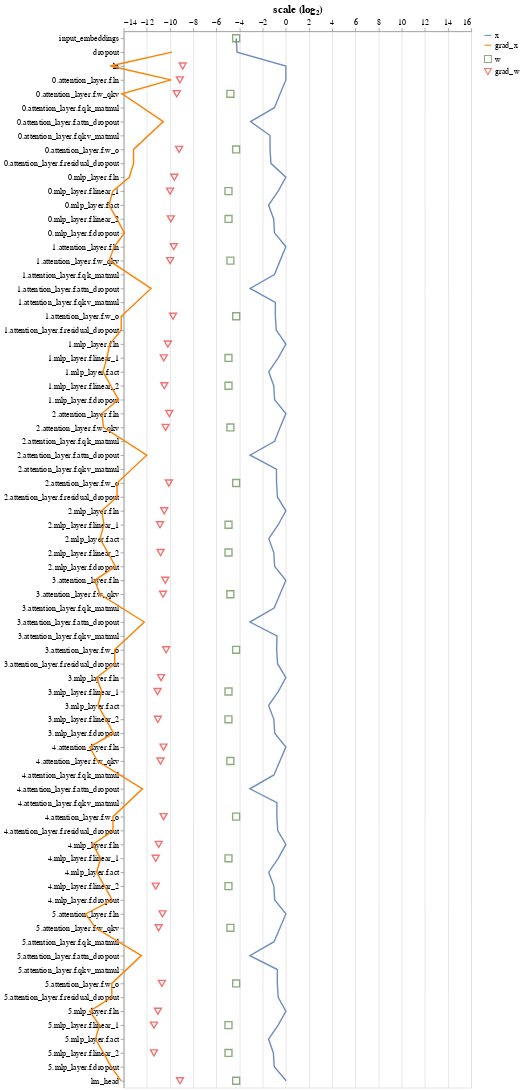

Notebook code for this chart:
### Markdown cell above
Here's the scaling for the entire (non-unit-scaled) transformer:

### Code cell
model = NanoGPTModel(config)
analyse_full_model(model, config)

### Figure 1 — Vega-Lite specification as saved in the notebook (floating-point values rounded to 4 significant figures; data arrays with more than 128 entries replaced by an {"elided": "..."} marker saying what was removed)
{"config": {"view": {"continuousWidth": 400, "continuousHeight": 300}, "axis": {"labelFontSize": 12, "titleFontSize": 16}}, "layer": [{"data": {"name": "data-3d1f15da82ac1d053c79315d098ebff2"}, "mark": "line", "encoding": {"color": {"field": "type", "legend": {"labelFontSize": 12, "symbolSize": 100, "title": ""}, "scale": {"range": ["#6C8EBF", "#FF8000"]}, "sort": "descending", "type": "nominal"}, "x": {"axis": {"orient": "top", "values": [-14.0, -12.0, -10.0, -8.0, -6.0, -4.0, -2.0, 0.0, 2.0, 4.0, 6.0, 8.0, 10.0, 12.0, 14.0, 16.0]}, "field": "scale (log₂)", "scale": {"domain": [-14, 16]}, "type": "quantitative"}, "y": {"field": "op", "sort": ["input_embeddings", "dropout", "ln", "0.attention_layer.f.ln", "0.attention_layer.f.w_qkv", "0.attention_layer.f.qk_matmul", "0.attention_layer.f.attn_dropout", "0.attention_layer.f.qkv_matmul", "0.attention_layer.f.w_o", "0.attention_layer.f.residual_dropout", "0.mlp_layer.f.ln", "0.mlp_layer.f.linear_1", "0.mlp_layer.f.act", "0.mlp_layer.f.linear_2", "0.mlp_layer.f.dropout", "1.attention_layer.f.ln", "1.attention_layer.f.w_qkv", "1.attention_layer.f.qk_matmul", "1.attention_layer.f.attn_dropout", "1.attention_layer.f.qkv_matmul", "1.attention_layer.f.w_o", "1.attention_layer.f.residual_dropout", "1.mlp_layer.f.ln", "1.mlp_layer.f.linear_1", "1.mlp_layer.f.act", "1.mlp_layer.f.linear_2", "1.mlp_layer.f.dropout", "2.attention_layer.f.ln", "2.attention_layer.f.w_qkv", "2.attention_layer.f.qk_matmul", "2.attention_layer.f.attn_dropout", "2.attention_layer.f.qkv_matmul", "2.attention_layer.f.w_o", "2.attention_layer.f.residual_dropout", "2.mlp_layer.f.ln", "2.mlp_layer.f.linear_1", "2.mlp_layer.f.act", "2.mlp_layer.f.linear_2", "2.mlp_layer.f.dropout", "3.attention_layer.f.ln", "3.attention_layer.f.w_qkv", "3.attention_layer.f.qk_matmul", "3.attention_layer.f.attn_dropout", "3.attention_layer.f.qkv_matmul", "3.attention_layer.f.w_o", "3.attention_layer.f.residual_dropout", "3.mlp_layer.f.ln", "3.mlp_layer.f.linear_1", "3.mlp_layer.f.act", "3.mlp_layer.f.linear_2", "3.mlp_layer.f.dropout", "4.attention_layer.f.ln", "4.attention_layer.f.w_qkv", "4.attention_layer.f.qk_matmul", "4.attention_layer.f.attn_dropout", "4.attention_layer.f.qkv_matmul", "4.attention_layer.f.w_o", "4.attention_layer.f.residual_dropout", "4.mlp_layer.f.ln", "4.mlp_layer.f.linear_1", "4.mlp_layer.f.act", "4.mlp_layer.f.linear_2", "4.mlp_layer.f.dropout", "5.attention_layer.f.ln", "5.attention_layer.f.w_qkv", "5.attention_layer.f.qk_matmul", "5.attention_layer.f.attn_dropout", "5.attention_layer.f.qkv_matmul", "5.attention_layer.f.w_o", "5.attention_layer.f.residual_dropout", "5.mlp_layer.f.ln", "5.mlp_layer.f.linear_1", "5.mlp_layer.f.act", "5.mlp_layer.f.linear_2", "5.mlp_layer.f.dropout", "lm_head"], "title": "", "type": "ordinal"}}}, {"data": {"name": "data-42a504cc8b52eeb51286ea512abaaf6d"}, "mark": {"type": "point", "size": 100}, "encoding": {"color": {"field": "type", "legend": {"labelFontSize": 12, "symbolSize": 100, "title": ""}, "scale": {"range": ["#5D8944", "#ED3434"]}, "sort": "descending", "type": "nominal"}, "shape": {"field": "type", "scale": {"range": ["square", "triangle-down"]}, "sort": "descending", "type": "nominal"}, "x": {"axis": {"orient": "top", "values": [-14.0, -12.0, -10.0, -8.0, -6.0, -4.0, -2.0, 0.0, 2.0, 4.0, 6.0, 8.0, 10.0, 12.0, 14.0, 16.0]}, "field": "scale (log₂)", "scale": {"domain": [-14, 16]}, "type": "quantitative"}, "y": {"field": "op", "sort": ["input_embeddings", "dropout", "ln", "0.attention_layer.f.ln", "0.attention_layer.f.w_qkv", "0.attention_layer.f.qk_matmul", "0.attention_layer.f.attn_dropout", "0.attention_layer.f.qkv_matmul", "0.attention_layer.f.w_o", "0.attention_layer.f.residual_dropout", "0.mlp_layer.f.ln", "0.mlp_layer.f.linear_1", "0.mlp_layer.f.act", "0.mlp_layer.f.linear_2", "0.mlp_layer.f.dropout", "1.attention_layer.f.ln", "1.attention_layer.f.w_qkv", "1.attention_layer.f.qk_matmul", "1.attention_layer.f.attn_dropout", "1.attention_layer.f.qkv_matmul", "1.attention_layer.f.w_o", "1.attention_layer.f.residual_dropout", "1.mlp_layer.f.ln", "1.mlp_layer.f.linear_1", "1.mlp_layer.f.act", "1.mlp_layer.f.linear_2", "1.mlp_layer.f.dropout", "2.attention_layer.f.ln", "2.attention_layer.f.w_qkv", "2.attention_layer.f.qk_matmul", "2.attention_layer.f.attn_dropout", "2.attention_layer.f.qkv_matmul", "2.attention_layer.f.w_o", "2.attention_layer.f.residual_dropout", "2.mlp_layer.f.ln", "2.mlp_layer.f.linear_1", "2.mlp_layer.f.act", "2.mlp_layer.f.linear_2", "2.mlp_layer.f.dropout", "3.attention_layer.f.ln", "3.attention_layer.f.w_qkv", "3.attention_layer.f.qk_matmul", "3.attention_layer.f.attn_dropout", "3.attention_layer.f.qkv_matmul", "3.attention_layer.f.w_o", "3.attention_layer.f.residual_dropout", "3.mlp_layer.f.ln", "3.mlp_layer.f.linear_1", "3.mlp_layer.f.act", "3.mlp_layer.f.linear_2", "3.mlp_layer.f.dropout", "4.attention_layer.f.ln", "4.attention_layer.f.w_qkv", "4.attention_layer.f.qk_matmul", "4.attention_layer.f.attn_dropout", "4.attention_layer.f.qkv_matmul", "4.attention_layer.f.w_o", "4.attention_layer.f.residual_dropout", "4.mlp_layer.f.ln", "4.mlp_layer.f.linear_1", "4.mlp_layer.f.act", "4.mlp_layer.f.linear_2", "4.mlp_layer.f.dropout", "5.attention_layer.f.ln", "5.attention_layer.f.w_qkv", "5.attention_layer.f.qk_matmul", "5.attention_layer.f.attn_dropout", "5.attention_layer.f.qkv_matmul", "5.attention_layer.f.w_o", "5.attention_layer.f.residual_dropout", "5.mlp_layer.f.ln", "5.mlp_layer.f.linear_1", "5.mlp_layer.f.act", "5.mlp_layer.f.linear_2", "5.mlp_layer.f.dropout", "lm_head"], "title": "", "type": "ordinal"}}}], "resolve": {"scale": {"color": "independent", "shape": "independent"}}, "width": 500, "$schema": "https://vega.github.io/schema/vega-lite/v4.17.0.json", "datasets": {"data-3d1f15da82ac1d053c79315d098ebff2": {"elided": "139 records"}, "data-42a504cc8b52eeb51286ea512abaaf6d": [{"type": "w", "op": "input_embeddings", "scale (log₂)": -4.29}, {"type": "w", "op": "ln", "scale (log₂)": null}, {"type": "w", "op": "0.attention_layer.f.ln", "scale (log₂)": null}, {"type": "w", "op": "0.attention_layer.f.w_qkv", "scale (log₂)": -4.791}, {"type": "w", "op": "0.attention_layer.f.w_o", "scale (log₂)": -4.297}, {"type": "w", "op": "0.mlp_layer.f.ln", "scale (log₂)": null}, {"type": "w", "op": "0.mlp_layer.f.linear_1", "scale (log₂)": -4.955}, {"type": "w", "op": "0.mlp_layer.f.linear_2", "scale (log₂)": -4.95}, {"type": "w", "op": "1.attention_layer.f.ln", "scale (log₂)": null}, {"type": "w", "op": "1.attention_layer.f.w_qkv", "scale (log₂)": -4.79}, {"type": "w", "op": "1.attention_layer.f.w_o", "scale (log₂)": -4.289}, {"type": "w", "op": "1.mlp_layer.f.ln", "scale (log₂)": null}, {"type": "w", "op": "1.mlp_layer.f.linear_1", "scale (log₂)": -4.955}, {"type": "w", "op": "1.mlp_layer.f.linear_2", "scale (log₂)": -4.953}, {"type": "w", "op": "2.attention_layer.f.ln", "scale (log₂)": null}, {"type": "w", "op": "2.attention_layer.f.w_qkv", "scale (log₂)": -4.79}, {"type": "w", "op": "2.attention_layer.f.w_o", "scale (log₂)": -4.292}, {"type": "w", "op": "2.mlp_layer.f.ln", "scale (log₂)": null}, {"type": "w", "op": "2.mlp_layer.f.linear_1", "scale (log₂)": -4.953}, {"type": "w", "op": "2.mlp_layer.f.linear_2", "scale (log₂)": -4.953}, {"type": "w", "op": "3.attention_layer.f.ln", "scale (log₂)": null}, {"type": "w", "op": "3.attention_layer.f.w_qkv", "scale (log₂)": -4.796}, {"type": "w", "op": "3.attention_layer.f.w_o", "scale (log₂)": -4.297}, {"type": "w", "op": "3.mlp_layer.f.ln", "scale (log₂)": null}, {"type": "w", "op": "3.mlp_layer.f.linear_1", "scale (log₂)": -4.952}, {"type": "w", "op": "3.mlp_layer.f.linear_2", "scale (log₂)": -4.957}, {"type": "w", "op": "4.attention_layer.f.ln", "scale (log₂)": null}, {"type": "w", "op": "4.attention_layer.f.w_qkv", "scale (log₂)": -4.794}, {"type": "w", "op": "4.attention_layer.f.w_o", "scale (log₂)": -4.296}, {"type": "w", "op": "4.mlp_layer.f.ln", "scale (log₂)": null}, {"type": "w", "op": "4.mlp_layer.f.linear_1", "scale (log₂)": -4.954}, {"type": "w", "op": "4.mlp_layer.f.linear_2", "scale (log₂)": -4.956}, {"type": "w", "op": "5.attention_layer.f.ln", "scale (log₂)": null}, {"type": "w", "op": "5.attention_layer.f.w_qkv", "scale (log₂)": -4.792}, {"type": "w", "op": "5.attention_layer.f.w_o", "scale (log₂)": -4.292}, {"type": "w", "op": "5.mlp_layer.f.ln", "scale (log₂)": null}, {"type": "w", "op": "5.mlp_layer.f.linear_1", "scale (log₂)": -4.956}, {"type": "w", "op": "5.mlp_layer.f.linear_2", "scale (log₂)": -4.956}, {"type": "w", "op": "lm_head", "scale (log₂)": -4.293}, {"type": "grad_w", "op": "ln", "scale (log₂)": -8.907}, {"type": "grad_w", "op": "0.attention_layer.f.ln", "scale (log₂)": -9.157}, {"type": "grad_w", "op": "0.attention_layer.f.w_qkv", "scale (log₂)": -9.421}, {"type": "grad_w", "op": "0.attention_layer.f.w_o", "scale (log₂)": -9.216}, {"type": "grad_w", "op": "0.mlp_layer.f.ln", "scale (log₂)": -9.627}, {"type": "grad_w", "op": "0.mlp_layer.f.linear_1", "scale (log₂)": -9.999}, {"type": "grad_w", "op": "0.mlp_layer.f.linear_2", "scale (log₂)": -9.929}, {"type": "grad_w", "op": "1.attention_layer.f.ln", "scale (log₂)": -9.68}, {"type": "grad_w", "op": "1.attention_layer.f.w_qkv", "scale (log₂)": -9.989}, {"type": "grad_w", "op": "1.attention_layer.f.w_o", "scale (log₂)": -9.742}, {"type": "grad_w", "op": "1.mlp_layer.f.ln", "scale (log₂)": -10.19}, {"type": "grad_w", "op": "1.mlp_layer.f.linear_1", "scale (log₂)": -10.54}, {"type": "grad_w", "op": "1.mlp_layer.f.linear_2", "scale (log₂)": -10.49}, {"type": "grad_w", "op": "2.attention_layer.f.ln", "scale (log₂)": -10.07}, {"type": "grad_w", "op": "2.attention_layer.f.w_qkv", "scale (log₂)": -10.38}, {"type": "grad_w", "op": "2.attention_layer.f.w_o", "scale (log₂)": -10.1}, {"type": "grad_w", "op": "2.mlp_layer.f.ln", "scale (log₂)": -10.5}, {"type": "grad_w", "op": "2.mlp_layer.f.linear_1", "scale (log₂)": -10.86}, {"type": "grad_w", "op": "2.mlp_layer.f.linear_2", "scale (log₂)": -10.81}, {"type": "grad_w", "op": "3.attention_layer.f.ln", "scale (log₂)": -10.41}, {"type": "grad_w", "op": "3.attention_layer.f.w_qkv", "scale (log₂)": -10.6}, {"type": "grad_w", "op": "3.attention_layer.f.w_o", "scale (log₂)": -10.34}, {"type": "grad_w", "op": "3.mlp_layer.f.ln", "scale (log₂)": -10.77}, {"type": "grad_w", "op": "3.mlp_layer.f.linear_1", "scale (log₂)": -11.08}, {"type": "grad_w", "op": "3.mlp_layer.f.linear_2", "scale (log₂)": -11.05}, {"type": "grad_w", "op": "4.attention_layer.f.ln", "scale (log₂)": -10.56}, {"type": "grad_w", "op": "4.attention_layer.f.w_qkv", "scale (log₂)": -10.82}, {"type": "grad_w", "op": "4.attention_layer.f.w_o", "scale (log₂)": -10.56}, {"type": "grad_w", "op": "4.mlp_layer.f.ln", "scale (log₂)": -10.98}, {"type": "grad_w", "op": "4.mlp_layer.f.linear_1", "scale (log₂)": -11.24}, {"type": "grad_w", "op": "4.mlp_layer.f.linear_2", "scale (log₂)": -11.24}, {"type": "grad_w", "op": "5.attention_layer.f.ln", "scale (log₂)": -10.65}, {"type": "grad_w", "op": "5.attention_layer.f.w_qkv", "scale (log₂)": -10.98}, {"type": "grad_w", "op": "5.attention_layer.f.w_o", "scale (log₂)": -10.7}, {"type": "grad_w", "op": "5.mlp_layer.f.ln", "scale (log₂)": -11.05}, {"type": "grad_w", "op": "5.mlp_layer.f.linear_1", "scale (log₂)": -11.39}, {"type": "grad_w", "op": "5.mlp_layer.f.linear_2", "scale (log₂)": -11.39}, {"type": "grad_w", "op": "lm_head", "scale (log₂)": -9.143}]}}
